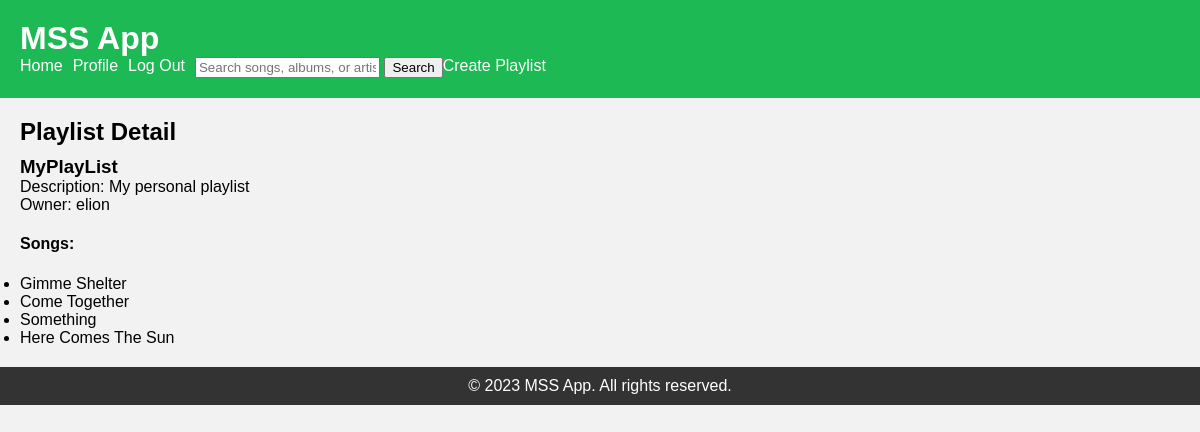
Page /playlist/1/ on the committed database.
### music/models.py (models this page shows, shortened)
class Playlist(models.Model):
    name = models.CharField(max_length=100)
    detail = models.TextField(blank=True)
    owner = models.ForeignKey(CustomUser, on_delete=models.CASCADE)
    songs = models.ManyToManyField(Song)
    class Meta:
        app_label = "music_streaming_backend"

class CustomUser(AbstractUser):
    username = models.CharField(max_length=20, unique=True)
    bio = models.TextField(blank=True)
    favorite_genre = models.CharField(max_length=100, blank=True)
    groups = models.ManyToManyField(
        'auth.Group',
        verbose_name='groups',
        blank=True,
        help_text='The groups this user belongs to.',
        related_name='custom_users'  # Added related_name argument
    )
    user_permissions = models.ManyToManyField(
        'auth.Permission',
        verbose_name='user permissions',
        blank=True,
        help_text='Specific permissions for this user.',
        related_name='custom_users'  # Added related_name argument
    )
    class Meta:
        app_label = "music_streaming_backend"

class Song(models.Model):
    title = models.CharField(max_length=200)
    artist = models.ForeignKey(Artist, on_delete=models.CASCADE)
    album = models.ForeignKey(Album, on_delete=models.CASCADE)
    duration = models.PositiveIntegerField()
    liked = models.BooleanField(default=False)
    likes = models.ManyToManyField(User, related_name='liked_songs')
    class Meta:
        app_label = "music_streaming_backend"

### music/views.py (the view)
# urls.py: path('playlist/<int:playlist_id>/', views.playlist_detail, name='playlist_detail'),
def playlist_detail(request, playlist_id):
    playlist = get_object_or_404(Playlist, pk=playlist_id)
    return render(request, 'playlist_detail.html', {'playlist': playlist})

### music/templates/playlist_detail.html
{% extends 'home.html' %}
{% block content %}
  <h2>Playlist Detail</h2>
  <h3>{{ playlist.name }}</h3>
  <p>Description: {{ playlist.detail }}</p>
  <p>Owner: {{ playlist.owner.username }}</p>
  <h4>Songs:</h4>
  <ul>
    {% for song in playlist.songs.all %}
      <li>{{ song.title }}</li>
    {% empty %}
      <li>No songs in this playlist.</li>
    {% endfor %}
  </ul>
{% endblock %}

### music/static/styles.css (style rules this page uses)
body, h1, h2, h3, p, ul, li { margin: 0; padding: 0; }
body { font-family: Arial, sans-serif; background-color: #f2f2f2; }
h2 { margin-bottom: 10px; }

### rows in the picture
Playlist: name "MyPlayList", detail "My personal playlist", owner.username "elion"
Song: title "Gimme Shelter"
Song: title "Come Together"
Song: title "Something"
Song: title "Here Comes The Sun"
